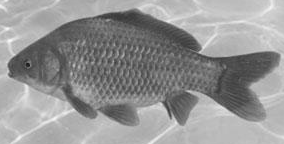
#> input picture 8.图像二值化/img/fish.png, 284 x 144 px
$ python '图像二值化：简单阈值，自适应阈值，Otsu阈值.py'
#> lines starting #> are read from the running program, lines starting #| are printed output that depends on the picture; after the words box and inside, x2 and y2 are one past the last pixel; in counts of white or black regions, pixels touching at a corner belong together
import cv2
img = cv2.imread('img/fish.png', 0)
#> img is the input picture: shape (144, 284); min 24, max 248, mean 148.4

if __name__ == '__main__':

    # 1.简单阈值
    # 第四个参数可更改
    ret,thread=cv2.threshold(img,126,245,cv2.THRESH_BINARY)
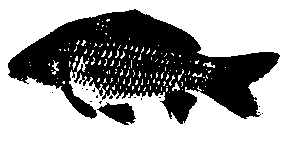
#> thread: shape (144, 284); values 0 (black) and 245 (white), 61.2% white; 16 black regions (14 under 20 px), largest, box (x1, y1, x2, y2) and area: (8, 9, 280, 124) 15290, (97, 102, 136, 125) 516

    # 2.自适应阈值
    img = cv2.medianBlur(img,5)
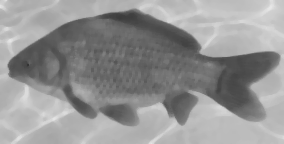
#> img: shape (144, 284); min 53, max 231, mean 148
    _,th1 = cv2.threshold(img,127,255,cv2.THRESH_BINARY)
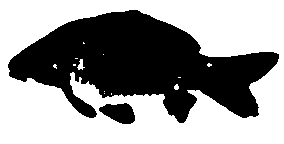
#> th1: shape (144, 284); 58.9% white; 2 black regions, box (x1, y1, x2, y2) and area: (8, 10, 279, 123) 16277, (99, 103, 135, 124) 519
    #11 为 Block size, 2 为 C 值
    th2 = cv2.adaptiveThreshold(img,255,cv2.ADAPTIVE_THRESH_MEAN_C,cv2.THRESH_BINARY,11,2)
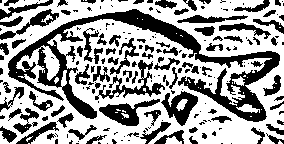
#> th2: shape (144, 284); 61.2% white; 198 black regions (114 under 20 px), largest, box (x1, y1, x2, y2) and area: (8, 9, 280, 122) 6070, (99, 99, 160, 126) 674, (95, 60, 165, 100) 671

    # 3.OTSU阈值
    ret3,th3 = cv2.threshold(img,0,255,cv2.THRESH_BINARY+cv2.THRESH_OTSU)
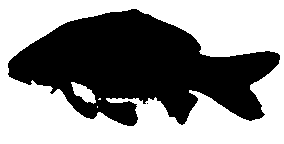
#> th3: shape (144, 284); 55.6% white; 2 black regions (1 under 20 px), largest, box (x1, y1, x2, y2) and area: (8, 9, 280, 126) 18166
#> ret3 = 143

    while(1):
        cv2.imshow('src',img)
        cv2.imshow('img_th1',thread)
        cv2.imshow('img_th2',th2)
        cv2.imshow('img_th3',th3)
        if cv2.waitKey(1)& 0xFF==27:
#> (key Esc is pressed here)
            break
